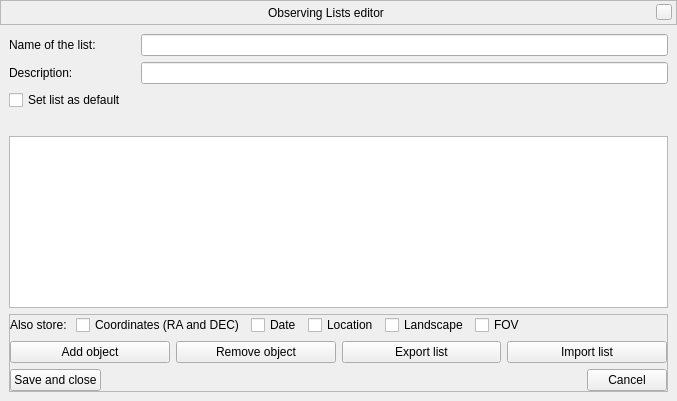
<?xml version="1.0" encoding="UTF-8"?>
<ui version="4.0">
 <class>obsListCreateEditDialogForm</class>
 <widget class="QWidget" name="obsListCreateEditDialogForm">
  <property name="geometry">
   <rect>
    <x>0</x>
    <y>0</y>
    <width>677</width>
    <height>401</height>
   </rect>
  </property>
  <layout class="QGridLayout" name="gridLayout_2">
   <property name="leftMargin">
    <number>0</number>
   </property>
   <property name="topMargin">
    <number>0</number>
   </property>
   <property name="rightMargin">
    <number>0</number>
   </property>
   <property name="bottomMargin">
    <number>0</number>
   </property>
   <property name="spacing">
    <number>0</number>
   </property>
   <item row="0" column="0">
    <widget class="BarFrame" name="TitleBar">
     <property name="minimumSize">
      <size>
       <width>16</width>
       <height>25</height>
      </size>
     </property>
     <property name="maximumSize">
      <size>
       <width>16777215</width>
       <height>25</height>
      </size>
     </property>
     <property name="frameShape">
      <enum>QFrame::StyledPanel</enum>
     </property>
     <layout class="QHBoxLayout">
      <property name="leftMargin">
       <number>0</number>
      </property>
      <property name="topMargin">
       <number>0</number>
      </property>
      <property name="rightMargin">
       <number>4</number>
      </property>
      <property name="bottomMargin">
       <number>0</number>
      </property>
      <item>
       <spacer>
        <property name="orientation">
         <enum>Qt::Horizontal</enum>
        </property>
        <property name="sizeHint" stdset="0">
         <size>
          <width>40</width>
          <height>20</height>
         </size>
        </property>
       </spacer>
      </item>
      <item>
       <widget class="QLabel" name="stelWindowTitle">
        <property name="palette">
         <palette>
          <active/>
          <inactive/>
          <disabled/>
         </palette>
        </property>
        <property name="font">
         <font/>
        </property>
        <property name="text">
         <string>Observing Lists editor</string>
        </property>
       </widget>
      </item>
      <item>
       <spacer>
        <property name="orientation">
         <enum>Qt::Horizontal</enum>
        </property>
        <property name="sizeHint" stdset="0">
         <size>
          <width>40</width>
          <height>20</height>
         </size>
        </property>
       </spacer>
      </item>
      <item>
       <widget class="StelCloseButton" name="closeStelWindow">
        <property name="minimumSize">
         <size>
          <width>16</width>
          <height>16</height>
         </size>
        </property>
        <property name="maximumSize">
         <size>
          <width>16</width>
          <height>16</height>
         </size>
        </property>
        <property name="focusPolicy">
         <enum>Qt::NoFocus</enum>
        </property>
        <property name="text">
         <string/>
        </property>
       </widget>
      </item>
     </layout>
    </widget>
   </item>
   <item row="1" column="0">
    <widget class="QWidget" name="widget" native="true">
     <layout class="QGridLayout" name="gridLayout">
      <item row="6" column="0">
       <layout class="QHBoxLayout" name="horizontalLayoutLineEdit_2">
        <item>
         <widget class="QLabel" name="labelDescription">
          <property name="text">
           <string>Description:</string>
          </property>
         </widget>
        </item>
        <item>
         <spacer name="horizontalSpacer_2">
          <property name="orientation">
           <enum>Qt::Horizontal</enum>
          </property>
          <property name="sizeType">
           <enum>QSizePolicy::Fixed</enum>
          </property>
          <property name="sizeHint" stdset="0">
           <size>
            <width>62</width>
            <height>20</height>
           </size>
          </property>
         </spacer>
        </item>
        <item>
         <widget class="QLineEdit" name="descriptionLineEdit"/>
        </item>
       </layout>
      </item>
      <item row="12" column="0">
       <widget class="QFrame" name="frame">
        <property name="sizePolicy">
         <sizepolicy hsizetype="Minimum" vsizetype="Fixed">
          <horstretch>0</horstretch>
          <verstretch>0</verstretch>
         </sizepolicy>
        </property>
        <property name="mouseTracking">
         <bool>false</bool>
        </property>
        <property name="frameShape">
         <enum>QFrame::StyledPanel</enum>
        </property>
        <property name="frameShadow">
         <enum>QFrame::Raised</enum>
        </property>
        <layout class="QVBoxLayout" name="verticalLayout_4">
         <property name="leftMargin">
          <number>0</number>
         </property>
         <property name="topMargin">
          <number>0</number>
         </property>
         <property name="rightMargin">
          <number>0</number>
         </property>
         <property name="bottomMargin">
          <number>0</number>
         </property>
         <item>
          <layout class="QHBoxLayout" name="horizontalLayoutCheckBoxRacDecFov">
           <item>
            <widget class="QLabel" name="alsoStoreLabel">
             <property name="text">
              <string>Also store: </string>
             </property>
            </widget>
           </item>
           <item>
            <widget class="QCheckBox" name="obsListCoordinatesCheckBox">
             <property name="toolTip">
              <string>Store with equatorial coordinates (J2000.0)</string>
             </property>
             <property name="toolTipDuration">
              <number>3</number>
             </property>
             <property name="text">
              <string>Coordinates (RA and DEC)</string>
             </property>
            </widget>
           </item>
           <item>
            <widget class="QCheckBox" name="obsListJDCheckBox">
             <property name="toolTip">
              <string>Store with current JD</string>
             </property>
             <property name="text">
              <string>Date</string>
             </property>
            </widget>
           </item>
           <item>
            <widget class="QCheckBox" name="obsListLocationCheckBox">
             <property name="toolTip">
              <string>Store with current location</string>
             </property>
             <property name="text">
              <string>Location</string>
             </property>
            </widget>
           </item>
           <item>
            <widget class="QCheckBox" name="obsListLandscapeCheckBox">
             <property name="toolTip">
              <string>Store with current landscape</string>
             </property>
             <property name="toolTipDuration">
              <number>3</number>
             </property>
             <property name="text">
              <string>Landscape</string>
             </property>
            </widget>
           </item>
           <item>
            <widget class="QCheckBox" name="obsListFovCheckBox">
             <property name="toolTip">
              <string>Store with current field of view</string>
             </property>
             <property name="toolTipDuration">
              <number>3</number>
             </property>
             <property name="text">
              <string>FOV</string>
             </property>
            </widget>
           </item>
           <item>
            <spacer name="horizontalSpacer_4">
             <property name="orientation">
              <enum>Qt::Horizontal</enum>
             </property>
             <property name="sizeHint" stdset="0">
              <size>
               <width>40</width>
               <height>20</height>
              </size>
             </property>
            </spacer>
           </item>
          </layout>
         </item>
         <item>
          <layout class="QHBoxLayout" name="horizontalLayoutButtons_1">
           <property name="topMargin">
            <number>0</number>
           </property>
           <item>
            <widget class="QPushButton" name="obsListAddObjectButton">
             <property name="toolTip">
              <string>Highlight all the objects of the selected list</string>
             </property>
             <property name="toolTipDuration">
              <number>3</number>
             </property>
             <property name="text">
              <string>Add object</string>
             </property>
            </widget>
           </item>
           <item>
            <widget class="QPushButton" name="obsListRemoveObjectButton">
             <property name="toolTip">
              <string>Clear all the highlight objects</string>
             </property>
             <property name="toolTipDuration">
              <number>3</number>
             </property>
             <property name="text">
              <string>Remove object</string>
             </property>
            </widget>
           </item>
           <item>
            <widget class="QPushButton" name="obsListExportListButton">
             <property name="toolTip">
              <string>Export list</string>
             </property>
             <property name="toolTipDuration">
              <number>3</number>
             </property>
             <property name="text">
              <string>Export list</string>
             </property>
            </widget>
           </item>
           <item>
            <widget class="QPushButton" name="obsListImportListButton">
             <property name="toolTip">
              <string>Import list</string>
             </property>
             <property name="toolTipDuration">
              <number>3</number>
             </property>
             <property name="text">
              <string>Import list</string>
             </property>
            </widget>
           </item>
          </layout>
         </item>
         <item>
          <layout class="QHBoxLayout" name="horizontalLayoutButtons_2">
           <item>
            <widget class="QPushButton" name="obsListSaveButton">
             <property name="text">
              <string>Save and close</string>
             </property>
            </widget>
           </item>
           <item>
            <spacer name="horizontalSpacer_3">
             <property name="orientation">
              <enum>Qt::Horizontal</enum>
             </property>
             <property name="sizeHint" stdset="0">
              <size>
               <width>40</width>
               <height>20</height>
              </size>
             </property>
            </spacer>
           </item>
           <item>
            <widget class="QPushButton" name="obsListExitButton">
             <property name="text">
              <string>Cancel</string>
             </property>
            </widget>
           </item>
          </layout>
         </item>
        </layout>
       </widget>
      </item>
      <item row="8" column="0">
       <layout class="QHBoxLayout" name="horizontalLayout_3">
        <item>
         <widget class="QLabel" name="obsListErrorMessage">
          <property name="styleSheet">
           <string notr="true">QLabel {color : red;}</string>
          </property>
          <property name="text">
           <string/>
          </property>
         </widget>
        </item>
       </layout>
      </item>
      <item row="11" column="0">
       <widget class="QTreeView" name="obsListCreationEditionTreeView">
        <property name="toolTipDuration">
         <number>-1</number>
        </property>
       </widget>
      </item>
      <item row="7" column="0">
       <layout class="QHBoxLayout" name="horizontalLayoutCheckBoxDefault">
        <item>
         <widget class="QCheckBox" name="obsListDefaultListCheckBox">
          <property name="toolTip">
           <string>Set the list as default</string>
          </property>
          <property name="toolTipDuration">
           <number>3</number>
          </property>
          <property name="text">
           <string>Set list as default</string>
          </property>
         </widget>
        </item>
        <item>
         <spacer name="horizontalSpacer_6">
          <property name="orientation">
           <enum>Qt::Horizontal</enum>
          </property>
          <property name="sizeHint" stdset="0">
           <size>
            <width>40</width>
            <height>20</height>
           </size>
          </property>
         </spacer>
        </item>
       </layout>
      </item>
      <item row="5" column="0">
       <layout class="QHBoxLayout" name="horizontalLayoutLineEdit_1">
        <item>
         <widget class="QLabel" name="labelListeName">
          <property name="text">
           <string>Name of the list:</string>
          </property>
         </widget>
        </item>
        <item>
         <spacer name="horizontalSpacer">
          <property name="orientation">
           <enum>Qt::Horizontal</enum>
          </property>
          <property name="sizeType">
           <enum>QSizePolicy::Fixed</enum>
          </property>
          <property name="sizeHint" stdset="0">
           <size>
            <width>39</width>
            <height>20</height>
           </size>
          </property>
         </spacer>
        </item>
        <item>
         <widget class="QLineEdit" name="nameOfListLineEdit"/>
        </item>
       </layout>
      </item>
     </layout>
    </widget>
   </item>
  </layout>
 </widget>
 <customwidgets>
  <customwidget>
   <class>BarFrame</class>
   <extends>QFrame</extends>
   <header>Dialog.hpp</header>
   <container>1</container>
  </customwidget>
  <customwidget>
   <class>StelCloseButton</class>
   <extends>QPushButton</extends>
   <header>gui/StelCloseButton.hpp</header>
  </customwidget>
 </customwidgets>
 <resources/>
 <connections/>
</ui>
